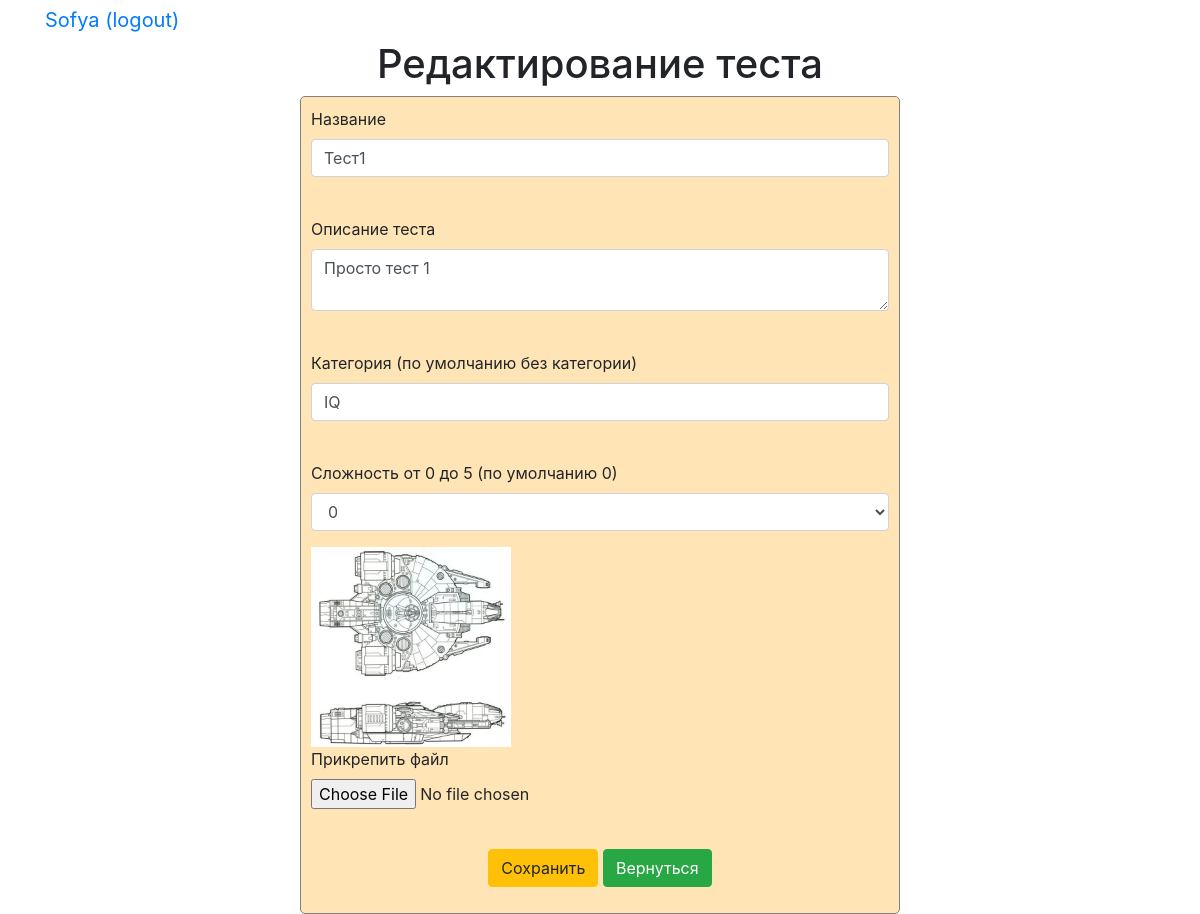
The page /edit_test/2 (signed in) on the database its author committed.
### data/user.py (models this page shows, shortened)
class User(SqlAlchemyBase, UserMixin):
    __tablename__ = 'users'
    id = sqlalchemy.Column(sqlalchemy.Integer,
                           primary_key=True, autoincrement=True)
    profile_pic = sqlalchemy.Column(sqlalchemy.String, nullable=True)
    name = sqlalchemy.Column(sqlalchemy.String, default='')
    about = sqlalchemy.Column(sqlalchemy.String, default='')
    email = sqlalchemy.Column(sqlalchemy.String,
                              index=True, unique=True, nullable=True)
    hashed_password = sqlalchemy.Column(sqlalchemy.String, nullable=True)
    created_date = sqlalchemy.Column(sqlalchemy.DateTime,
                                     default=datetime.datetime.now)
    tests = orm.relation("Test", back_populates='user')
    completed_tests = sqlalchemy.Column(sqlalchemy.String, default='0')
    user_tests = sqlalchemy.Column(sqlalchemy.String, default='0')
    moderator = sqlalchemy.Column(sqlalchemy.Boolean, default=False)
    xp = sqlalchemy.Column(sqlalchemy.Integer, default=0)

### data/test.py (models this page shows)
class Test(SqlAlchemyBase):
    __tablename__ = 'tests'
    id = sqlalchemy.Column(sqlalchemy.Integer,
                           primary_key=True, autoincrement=True)
    name = sqlalchemy.Column(sqlalchemy.String, nullable=True)
    category = sqlalchemy.Column(sqlalchemy.String, default='Без категории')
    about = sqlalchemy.Column(sqlalchemy.String, default='Без описания')
    attachment = sqlalchemy.Column(sqlalchemy.String, nullable=True)
    created_date = sqlalchemy.Column(sqlalchemy.DateTime,
                                     default=datetime.datetime.now)
    questions = sqlalchemy.Column(sqlalchemy.String, nullable=True)
    user_id = sqlalchemy.Column(sqlalchemy.Integer,
                                sqlalchemy.ForeignKey("users.id"))
    difficulty = sqlalchemy.Column(sqlalchemy.Integer, default=0)
    user = orm.relation('User')
    official = sqlalchemy.Column(sqlalchemy.Boolean, default=False)

### main.py (the view, shortened to what this page needs)
@app.route('/edit_test/<id>', methods=['GET', 'POST'])
@login_required
def edit_test(id):
    session = db_session.create_session()
    form = TestForm()
    categories = [el.name for el in session.query(Category)]
    form.category.choices = categories
    if int(id) == 0:
        if not current_user.moderator:
            form.difficulty.choices = [('0', 0)]
            form.difficulty.label = 'Выбор сложности недоступен'
        pic_name = 'img/'
        if form.validate_on_submit():
            test = Test()
            user = current_user
            user = session.query(User).filter(User.email == user.email).first()
            if form.attachment.data:
                pic_name = 'static/img/' + form.name.data + '_' + form.attachment.data.filename
                form.attachment.data.save(pic_name)
                test.attachment = pic_name
                pic_name = pic_name[7:]
            test.name = form.name.data
            test.about = form.about.data
            test.category = form.category.data
            test.difficulty = int(form.difficulty.data)
            test.user = user
            if current_user.moderator:
                test.official = True
            if form.category.data not in [el.name for el in session.query(Category)]:
                cat = Category()
                cat.name = form.category.data
                session.add(cat)
            session.add(test)
            session.commit()
            user.user_tests += '' + str(test.id)
            session.commit()
            return render_template('edit_test.html', title='Создание теста', form=form,
                                   path=pic_name, message='Изменения сохранены')
        return render_template('edit_test.html', form=form, path=pic_name,
                               title='Создание теста')
    else:
        test = session.query(Test).filter(Test.id == int(id)).first()
        if test:
            if test.user == current_user:
                questions = test.questions.split(' ') if test.questions else []
                pic_name = test.attachment[7:] if test.attachment else 'img/'
                if request.method == 'GET':
                    form.name.data = test.name
                    form.category.data = test.category
                    form.about.data = test.about
                    form.difficulty.data = str(test.difficulty)
                return render_template('edit_test.html', title='Редактирование теста', form=form,
                                       questions=questions, test_id=test.id, path=pic_name)
            else:
                return 'AccessError'
        else:
            return "Test not found"

### main.py
class TestForm(FlaskForm):
    name = StringField('Название')
    about = TextAreaField('Описание теста')
    category = SearchField('Категория (по умолчанию без категории)')
    difficulty = SelectField('Сложность от 0 до 5 (по умолчанию 0)',
                             choices=[('0', 0), ('1', 1), ('2', 2), ('3', 3), ('4', 4), ('5', 5)])
    attachment = FileField('Прикрепить файл')
    submit = SubmitField('Сохранить')

### data/db_session.py (called while the page is built)
def create_session() -> Session:
    global __factory
    return __factory()

### main.py (called while the page is built)
@login_manager.user_loader
def load_user(user_id):
    session = db_session.create_session()
    return session.query(User).get(user_id)

### templates/edit_test.html (shortened to what this page needs)
{% extends "base.html" %}
{% block content %}
{% if 'Редактирование' in title %}
<h1 style="text-align: center">Редактирование теста</h1>
{% elif 'Создание' in title %}
<h1 style="text-align: center">Создание теста</h1>
{% endif %}
<form class="login_form" action="" method="post" enctype="multipart/form-data">
    <p>
        {{ form.name.label }}<br>
        {{ form.name(class="form-control") }}<br>
    </p>
    <p>
        {{ form.about.label }}<br>
        {{ form.about(class="form-control") }}<br>
    </p>
    <p>
        {{ form.category.label }}<br>
        {{ form.category(class="form-control") }}<br>
    </p>
    <p>
        {{ form.difficulty.label }}
        {{ form.difficulty(class="form-control") }}
    </p>
    <div>
        <img src="{{url_for('static', filename=path)}}" class="img-fluid" width="200" alt="">
    </div>
    <p>
        {{ form.attachment.label }}<br>
        {{ form.attachment }}
    </p>
    <br>
    <p style="text-align: center">
        {{ form.submit(type="submit", class="btn btn-warning") }}
        <a href="/my_account" class="btn btn-success">Вернуться</a>
    </p>
</form>
{% endblock %}

### templates/base.html (shortened to what this page needs)
<!doctype html>
<html lang="ru">
<head>
    <link rel="stylesheet"
          href="https://stackpath.bootstrapcdn.com/bootstrap/4.4.1/css/bootstrap.min.css"
>
    <link rel="stylesheet" type="text/css" href="{{url_for('static', filename='css/style.css')}}"/>
</head>
<body>
<div class="container">
    {% if current_user.is_authenticated %}
    <a class="navbar-brand" href="/logout">{{ current_user.name }} (logout)</a>
    {% else %}
    <p>
        <a class="btn btn-primary " href="/register">Register</a>
        <a class="btn btn-success" href="/login">Login</a>
    </p>
    {% endif %}
    {% block content %}{% endblock %}
</div>
</body>
</html>

### static/css/style.css (style rules this page uses)
form.login_form { margin-left: auto; margin-right: auto; max-width: 600px; background-color: Moccasin; border: 1px solid gray; border-radius: 5px; padding: 10px; }

### rows shown on the page
User: name "Sofya"
Test: name "Тест1", about "Просто тест 1", category "IQ", difficulty "0"
